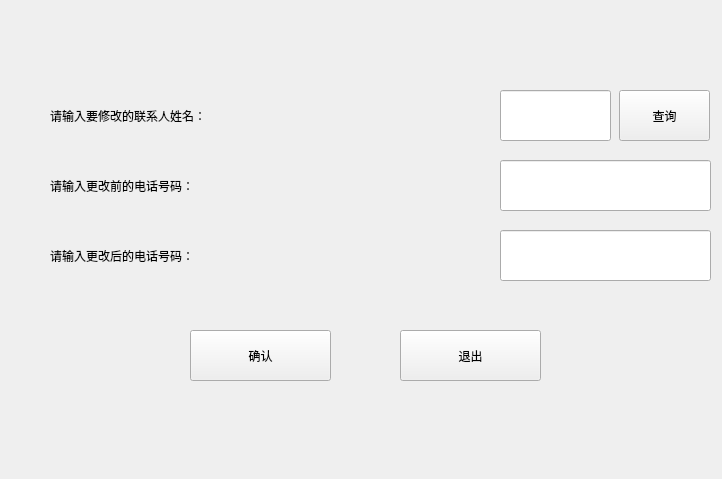
<?xml version="1.0" encoding="UTF-8"?>
<ui version="4.0">
 <class>modpeoplenumber</class>
 <widget class="QWidget" name="modpeoplenumber">
  <property name="geometry">
   <rect>
    <x>0</x>
    <y>0</y>
    <width>722</width>
    <height>479</height>
   </rect>
  </property>
  <property name="windowTitle">
   <string>Form</string>
  </property>
  <widget class="QLineEdit" name="numbers">
   <property name="geometry">
    <rect>
     <x>500</x>
     <y>160</y>
     <width>211</width>
     <height>51</height>
    </rect>
   </property>
   <property name="styleSheet">
    <string notr="true">font: 14pt &quot;微软雅黑&quot;;</string>
   </property>
  </widget>
  <widget class="QLineEdit" name="Name">
   <property name="geometry">
    <rect>
     <x>500</x>
     <y>90</y>
     <width>111</width>
     <height>51</height>
    </rect>
   </property>
   <property name="styleSheet">
    <string notr="true">font: 14pt &quot;微软雅黑&quot;;</string>
   </property>
  </widget>
  <widget class="QLabel" name="label_2">
   <property name="geometry">
    <rect>
     <x>50</x>
     <y>160</y>
     <width>431</width>
     <height>51</height>
    </rect>
   </property>
   <property name="styleSheet">
    <string notr="true">font: 14pt &quot;微软雅黑&quot;;</string>
   </property>
   <property name="text">
    <string>请输入更改前的电话号码：</string>
   </property>
  </widget>
  <widget class="QLabel" name="label">
   <property name="geometry">
    <rect>
     <x>50</x>
     <y>90</y>
     <width>431</width>
     <height>51</height>
    </rect>
   </property>
   <property name="styleSheet">
    <string notr="true">font: 14pt &quot;微软雅黑&quot;;</string>
   </property>
   <property name="text">
    <string>请输入要修改的联系人姓名：</string>
   </property>
  </widget>
  <widget class="QPushButton" name="quit">
   <property name="geometry">
    <rect>
     <x>400</x>
     <y>330</y>
     <width>141</width>
     <height>51</height>
    </rect>
   </property>
   <property name="styleSheet">
    <string notr="true">font: 14pt &quot;微软雅黑&quot;;</string>
   </property>
   <property name="text">
    <string>退出</string>
   </property>
  </widget>
  <widget class="QPushButton" name="ok">
   <property name="geometry">
    <rect>
     <x>190</x>
     <y>330</y>
     <width>141</width>
     <height>51</height>
    </rect>
   </property>
   <property name="styleSheet">
    <string notr="true">font: 14pt &quot;微软雅黑&quot;;</string>
   </property>
   <property name="text">
    <string>确认</string>
   </property>
  </widget>
  <widget class="QPushButton" name="request">
   <property name="geometry">
    <rect>
     <x>619</x>
     <y>90</y>
     <width>91</width>
     <height>51</height>
    </rect>
   </property>
   <property name="styleSheet">
    <string notr="true">font: 14pt &quot;微软雅黑&quot;;</string>
   </property>
   <property name="text">
    <string>查询</string>
   </property>
  </widget>
  <widget class="QLabel" name="label_3">
   <property name="geometry">
    <rect>
     <x>50</x>
     <y>230</y>
     <width>431</width>
     <height>51</height>
    </rect>
   </property>
   <property name="styleSheet">
    <string notr="true">font: 14pt &quot;微软雅黑&quot;;</string>
   </property>
   <property name="text">
    <string>请输入更改后的电话号码：</string>
   </property>
  </widget>
  <widget class="QLineEdit" name="newnumber">
   <property name="geometry">
    <rect>
     <x>500</x>
     <y>230</y>
     <width>211</width>
     <height>51</height>
    </rect>
   </property>
   <property name="styleSheet">
    <string notr="true">font: 14pt &quot;微软雅黑&quot;;</string>
   </property>
  </widget>
 </widget>
 <resources/>
 <connections/>
</ui>
